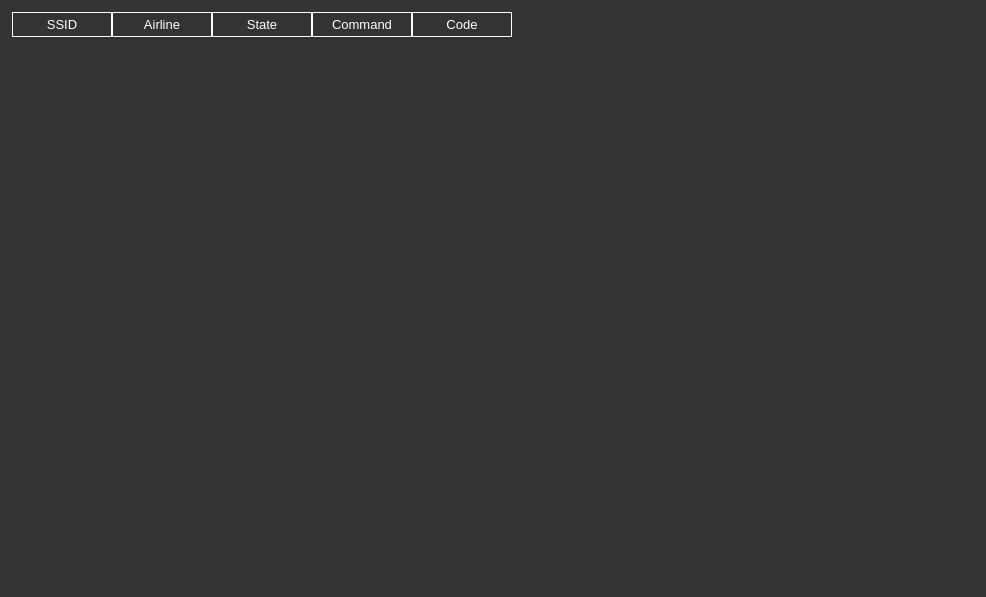
<?xml version="1.0" encoding="UTF-8"?>
<ui version="4.0">
 <class>departure_control</class>
 <widget class="QWidget" name="departure_control">
  <property name="geometry">
   <rect>
    <x>0</x>
    <y>0</y>
    <width>986</width>
    <height>597</height>
   </rect>
  </property>
  <property name="windowTitle">
   <string>Form</string>
  </property>
  <property name="styleSheet">
   <string notr="true">QWidget {
    background:#333;
    color: #fff;
}

QHeaderView::section {
   background:rgba(0,0,0,0);
    padding: 2px;
    border: 1px solid #fff;
    font-size: 10pt;
}

QTableWidget {
   background:rgba(0,0,0,0);
    font-size: 12pt;
}

QTableWidget QTableCornerButton::section {
    border: 1px solid #fffff8;
}</string>
  </property>
  <layout class="QHBoxLayout" name="horizontalLayout">
   <item>
    <widget class="QTableWidget" name="tableWidget">
     <property name="verticalScrollMode">
      <enum>QAbstractItemView::ScrollPerItem</enum>
     </property>
     <column>
      <property name="text">
       <string>SSID</string>
      </property>
     </column>
     <column>
      <property name="text">
       <string>Airline</string>
      </property>
     </column>
     <column>
      <property name="text">
       <string>State</string>
      </property>
     </column>
     <column>
      <property name="text">
       <string>Command</string>
      </property>
     </column>
     <column>
      <property name="text">
       <string>Code</string>
      </property>
     </column>
    </widget>
   </item>
  </layout>
 </widget>
 <resources/>
 <connections/>
</ui>
